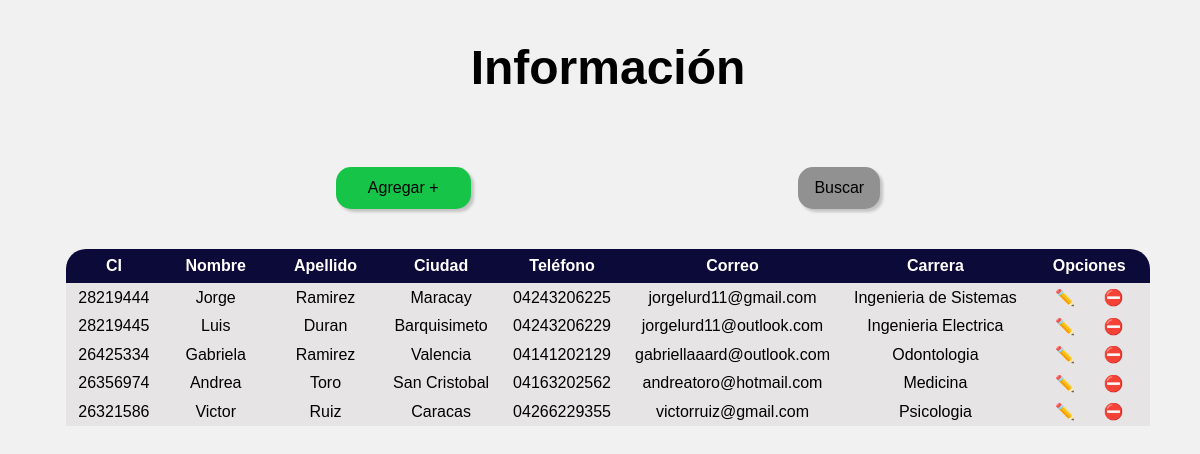
The page / on the database its author committed.
### tables this page shows
CREATE TABLE `informacion` (
  `id` int(11) NOT NULL,
  `cedula` varchar(12) NOT NULL,
  `nombre` varchar(25) NOT NULL,
  `apellido` varchar(35) NOT NULL,
  `ciudad` varchar(50) NOT NULL,
  `telefono` varchar(13) NOT NULL,
  `correo` varchar(50) NOT NULL,
  `carrera` varchar(75) NOT NULL
);

### index.php (the view, shortened to what this page needs)
<!DOCTYPE html>
<html lang="es">
<?php $conexion = new mysqli('localhost', 'root', '', 'estudiantes'); ?>
<head>
    <link rel="stylesheet" href="styles.css">
</head>
<body>
    <div class="container-titulo">
        <h1 class="titulo">Información</h1>
    </div>
    <?php
    if ($conexion->connect_errno) {
        echo '<div class="msg-error">No se ha podido conectar con la base de datos:' . $conexion->connect_error . '</div>';
    } else { ?>
        <div class="container-btns">
            <a href="php/agregar_registro.php">
                <div class="btn add">
                    Agregar +
                </div>
            </a>
            <a href="php/buscar_registro.php">
                <div class="btn srch">
                    Buscar
                </div>
            </a>
        </div>
        <div class="container-tabla">
            <table class="tabla" cellspacing="0">
                <thead class="encabezado__tabla">
                    <tr class="registro__encabezado">
                        <th class="encabezado__columna izq">CI</th>
                        <th class="encabezado__columna">Nombre</th>
                        <th class="encabezado__columna">Apellido</th>
                        <th class="encabezado__columna">Ciudad</th>
                        <th class="encabezado__columna">Teléfono</th>
                        <th class="encabezado__columna">Correo</th>
                        <th class="encabezado__columna">Carrera</th>
                        <th class="encabezado__columna der">Opciones</th>
                    </tr>
                </thead>
                <tbody>
                    <?php
                    $query_mostrar = $conexion->query("SELECT * FROM `informacion`");
                    while ($registro = $query_mostrar->fetch_object()) {
                        echo '<tr name="registro-' . $registro->id . '" class="registro">
                    <td class="dato__registro">' . $registro->cedula . '</td>
                    <td class="dato__registro">' . $registro->nombre . '</td>
                    <td class="dato__registro">' . $registro->apellido . '</td>
                    <td class="dato__registro">' . $registro->ciudad . '</td>
                    <td class="dato__registro">' . $registro->telefono . '</td>
                    <td class="dato__registro">' . $registro->correo . '</td>
                    <td class="dato__registro">' . $registro->carrera . '</td>
                    <td class="dato__opciones">
                    <a class="btn-edit" href="php/editar_registro.php?id=' . $registro->id . '">✏️</a>
                    <a class="btn-borrar" href="php/eliminar_registro.php?id=' . $registro->id . '">⛔</a>
                    </td>
                    </tr>';
                    } ?>
                </tbody>
            </table>
        </div>
    <?php } ?>
</body>
</html>

### styles.css (style rules this page uses)
* { font-family: sans-serif; }
body { background-color: #f1f1f1; display: flex; max-height: 100vh; width: 100vw; max-width: 100vw; flex-wrap: wrap; gap: 5vh; justify-content: center; align-items: center; }
.container-titulo { flex-basis: 100%; }
.container-titulo > h1 { text-align: center; font-size: 3rem; }
.container-btns { flex-basis: 100%; display: flex; justify-content: space-evenly; }
.btn { text-align: center; text-decoration: none; max-height: 100%; padding: .75rem 1rem; color: #000; border-radius: 15px; box-shadow: 3px 3px 3px #00000031; cursor: pointer; }
a { text-align: center; text-decoration: none; color: #000; cursor: pointer; }
.add { background-color: #16c447; padding: .75rem 2rem; }
.srch { background-color: #919191; }
.container-tabla { flex-basis:100%; display: flex; justify-content: center; align-items: center; max-width: 95vw; }
.tabla { border: 0; border-style: none; }
.tabla > thead > tr > th { background-color: #0c0a38; color: #fff; padding: .5rem 1.5rem; max-width: 100%; }
.tabla > thead > tr > .izq { border-top-left-radius: 20px; }
.tabla > thead > tr > .der { border-top-right-radius: 20px; }
.registro { text-align: center; background-color: #e6e4e4; }
.registro > td { padding: .3rem .75rem; }
.dato__opciones { display: flex; flex-wrap: nowrap; justify-content: space-around; }

### rows shown on the page
informacion: cedula "28219444", nombre "Jorge", apellido "Ramirez", ciudad "Maracay", telefono "04243206225", correo "jorgelurd11@gmail.com", carrera "Ingenieria de Sistemas"
informacion: cedula "28219445", nombre "Luis", apellido "Duran", ciudad "Barquisimeto", telefono "04243206229", correo "jorgelurd11@outlook.com", carrera "Ingenieria Electrica"
informacion: cedula "26425334", nombre "Gabriela", apellido "Ramirez", ciudad "Valencia", telefono "04141202129", correo "gabriellaaard@outlook.com", carrera "Odontologia"
informacion: cedula "26356974", nombre "Andrea", apellido "Toro", ciudad "San Cristobal", telefono "04163202562", correo "andreatoro@hotmail.com", carrera "Medicina"
informacion: cedula "26321586", nombre "Victor", apellido "Ruiz", ciudad "Caracas", telefono "04266229355", correo "victorruiz@gmail.com", carrera "Psicologia"
